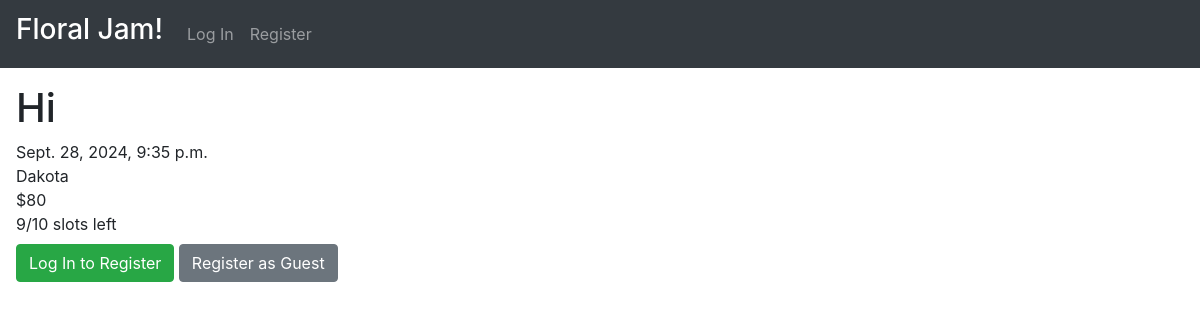
Screenshot of /details/3 with the database file from the repository.
### floral_jamming/models.py (models this page shows)
class Event(models.Model):
    title = models.CharField(max_length=100)
    price = models.IntegerField(validators=[MinValueValidator(0)], default=80)
    time = models.DateTimeField()
    location = models.CharField(max_length=300)
    description = models.CharField(max_length=3000)
    capacity = models.IntegerField(validators=[MinValueValidator(0)], default=10)
    creator = models.ForeignKey(User, on_delete=models.CASCADE, related_name="events")
    def num_attendees(self) -> int:
        return sum([attendee.pax for attendee in self.attendees.filter(is_email_verified=True)])
    def remaining_slots(self) -> int:
        return self.capacity - self.num_attendees()

class Attendee(models.Model):
    user = models.ForeignKey(User, on_delete=models.CASCADE, related_name="attendees", null=True)
    event = models.ForeignKey(Event, on_delete=models.CASCADE, related_name="attendees")
    pax = models.IntegerField(validators=[MinValueValidator(1)])
    is_email_verified = models.BooleanField(default=False)

### floral_jamming/views.py (the view, shortened to what this page needs)
# urls.py: path("details/<int:event_id>", views.details, name="details"),
@allow_guest_user
def details(request: HttpRequest, event_id: int) -> HttpResponse:
     event = Event.objects.get(id=event_id)
     attendee = event_service.get_attendee(user=request.user, event=event)
     attendee_form = AttendeeForm()
     msg = ''
     return render(request, 'floral_jamming/details.html', {
          'event': event,
          'attendee': attendee,
          'forms': [attendee_form],
          'message': msg
     })

### floral_jamming/services/auth_service/auth_service.py (called while the page is built)
    @staticmethod
    def is_authenticated_user(user: User) -> bool:
        return user.is_authenticated and not is_guest_user(user) and user.is_email_verified

    @staticmethod
    def is_anonymous_user(user: User) -> bool:
        return user.is_anonymous

    @staticmethod
    def is_staff_user(user: User) -> bool:
        return user.is_staff

### floral_jamming/services/event_service/event_service.py (called while the page is built)
    @property
    def __auth_service(self):
        return self._auth_service

    def get_attendee(self, user: User, event: Event) -> Optional[Attendee]:
        auth_service = self.__auth_service
        if auth_service.is_anonymous_user(user):
            return None
        return event.attendees.filter(user=user).first()

### floral_jamming/templates/floral_jamming/details.html (shortened to what this page needs)
{% extends 'floral_jamming/layout.html' %}
{% load static %}
{% load templates %}
{% block body %}
    <h1>{{ event.title }}</h1>
    <div>{{ event.time }}</div>
    <div>{{ event.location }}</div>
    <div>${{ event.price }}</div>
    <div>{{ event.remaining_slots }}/{{ event.capacity }} slots left</div>
    {% if user|is_staff_user and user == event.creator %}
        <a href="{% url 'floral_jamming:create' event.id %}">
            <button class="btn btn-secondary">Edit Event</button>
        </a>
        <h3>Attendees:</h3>
        <div>
            {% comment %} TODO: Allow creator to remove attendees {% endcomment %}
            {% for attendee in event.attendees.all %}
                <div class="card p-2">
                    <div class="card-title">{{ attendee.user.first_name }} {{ attendee.user.last_name }}</div>
                    <div class="card-text">{{ attendee.user.email }}</div>
                </div>
            {% empty %}
                <h5>No Attendees Yet</h5>
            {% endfor %}
        </div>
    {% else %}
        {% if attendee %}
            <a href="{% url 'floral_jamming:sign_up' event.id %}">
                <button class='btn btn-secondary my-2'>Edit Registration</button>
            </a>
        {% else %}
            <a href="{% url 'floral_jamming:login' event.id %}">
                <button class='btn btn-success my-2'>Log In to Register</button>
            </a>
            <a href="{% url 'floral_jamming:sign_up' event.id %}">
                <button class='btn btn-secondary my-2'>Register as Guest</button>
            </a>
        {% endif %}
    {% endif %}
{% endblock %}

### rows the page displays
Event: title "Hi", time "Sept. 28, 2024, 9:35 p.m.", location "Dakota", price "80", remaining_slots "9", capacity "10"
